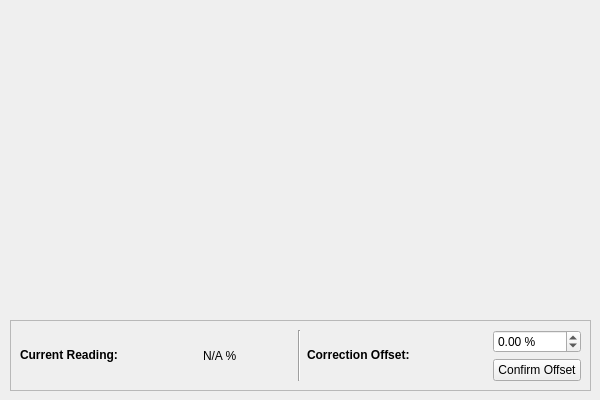
      <widget class="QWidget" name="ambient_humidity_tab">
       <attribute name="title">
        <string>Humidity Sensor</string>
       </attribute>
       <widget class="PlotWidget" name="ambient_humidity_graphWidget" native="true">
        <property name="geometry">
         <rect>
          <x>10</x>
          <y>10</y>
          <width>581</width>
          <height>301</height>
         </rect>
        </property>
       </widget>
       <widget class="QFrame" name="frame_6">
        <property name="geometry">
         <rect>
          <x>10</x>
          <y>320</y>
          <width>581</width>
          <height>71</height>
         </rect>
        </property>
        <property name="frameShape">
         <enum>QFrame::StyledPanel</enum>
        </property>
        <property name="frameShadow">
         <enum>QFrame::Raised</enum>
        </property>
        <widget class="QWidget" name="gridLayoutWidget_6">
         <property name="geometry">
          <rect>
           <x>10</x>
           <y>10</y>
           <width>561</width>
           <height>51</height>
          </rect>
         </property>
         <layout class="QGridLayout" name="gridLayout_6">
          <item row="0" column="3" rowspan="2">
           <widget class="Line" name="line_14">
            <property name="orientation">
             <enum>Qt::Vertical</enum>
            </property>
           </widget>
          </item>
          <item row="0" column="5">
           <widget class="QDoubleSpinBox" name="ambient_humidity_offset_value_doubleSpinBox">
            <property name="suffix">
             <string> %</string>
            </property>
            <property name="minimum">
             <double>-100.000000000000000</double>
            </property>
            <property name="maximum">
             <double>100.000000000000000</double>
            </property>
           </widget>
          </item>
          <item row="1" column="5">
           <widget class="QPushButton" name="ambient_confirm_humidity_offset_pushButton">
            <property name="text">
             <string>Confirm Offset</string>
            </property>
           </widget>
          </item>
          <item row="0" column="2" rowspan="2">
           <widget class="QLabel" name="ambient_humidity_value_label">
            <property name="text">
             <string>N/A %</string>
            </property>
           </widget>
          </item>
          <item row="0" column="4" rowspan="2">
           <widget class="QLabel" name="ambient_humidity_offset_text_label">
            <property name="minimumSize">
             <size>
              <width>180</width>
              <height>0</height>
             </size>
            </property>
            <property name="text">
             <string>&lt;html&gt;&lt;head/&gt;&lt;body&gt;&lt;p&gt;&lt;span style=&quot; font-weight:700;&quot;&gt;Correction Offset:&lt;/span&gt;&lt;/p&gt;&lt;/body&gt;&lt;/html&gt;</string>
            </property>
           </widget>
          </item>
          <item row="0" column="0" rowspan="2" colspan="2">
           <widget class="QLabel" name="ambient_humidity_text_label">
            <property name="minimumSize">
             <size>
              <width>0</width>
              <height>0</height>
             </size>
            </property>
            <property name="text">
             <string>&lt;html&gt;&lt;head/&gt;&lt;body&gt;&lt;p&gt;&lt;span style=&quot; font-weight:700;&quot;&gt;Current Reading:&lt;/span&gt;&lt;/p&gt;&lt;/body&gt;&lt;/html&gt;</string>
            </property>
           </widget>
          </item>
         </layout>
        </widget>
       </widget>
      </widget>
